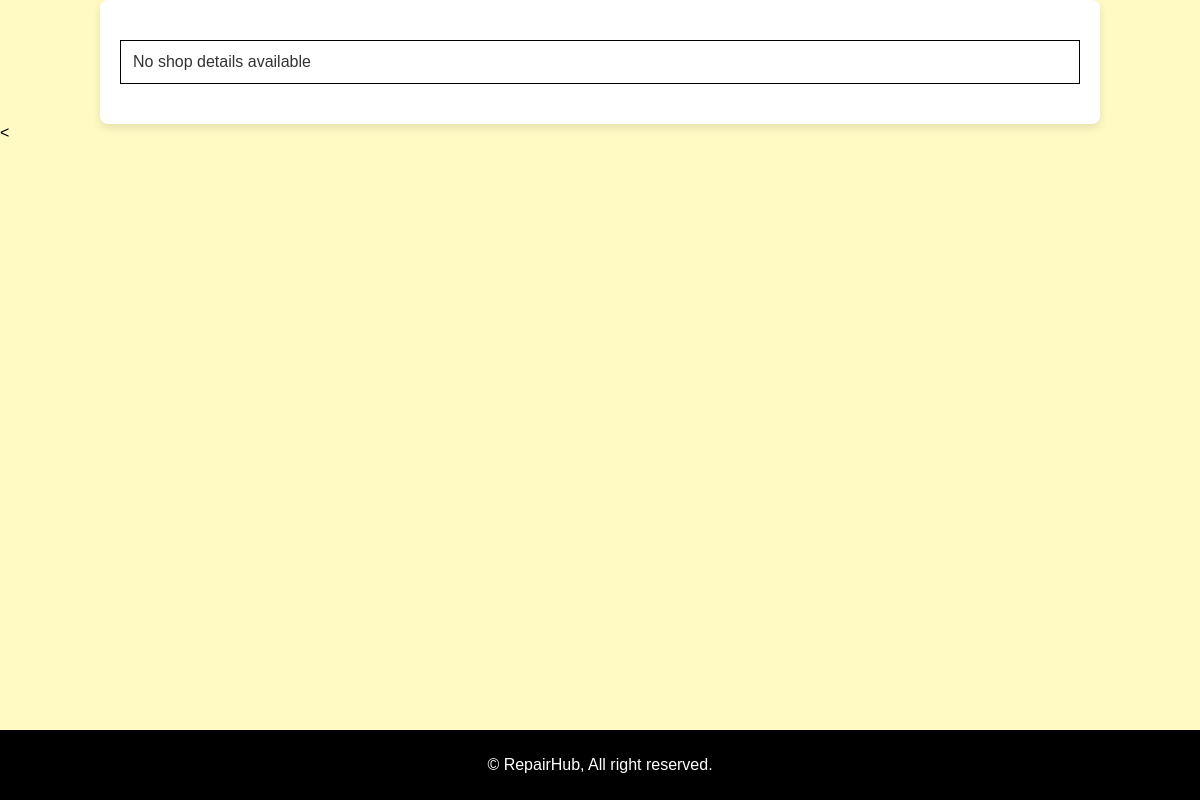
/vreq (signed in), run on an earlier commit of the app's database.
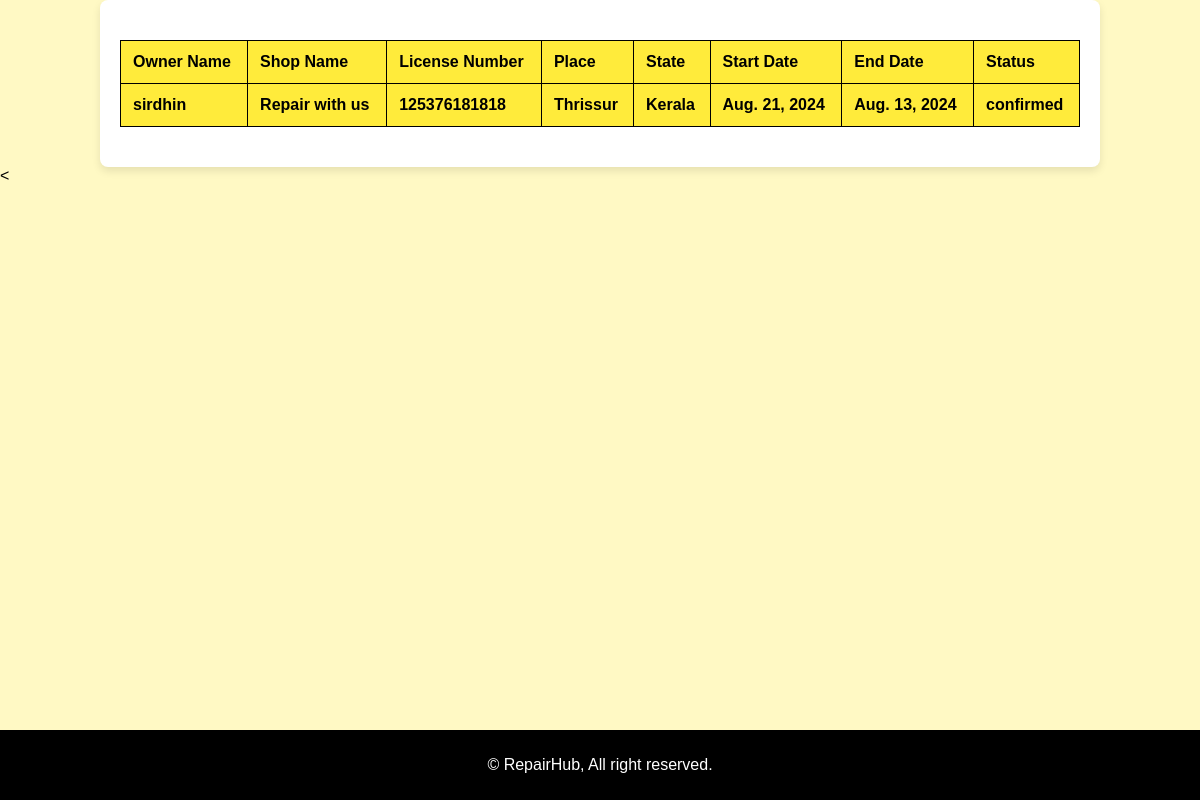
And on a later commit of the database.
### vehicle/models.py (models this page shows)
class shopdetails(models.Model):
    username = models.ForeignKey(register, on_delete=models.CASCADE)
    shopname = models.CharField(max_length=100)
    lnumber = models.CharField(max_length=20)
    place = models.CharField(max_length=50)
    istate = models.CharField(max_length=50)
    idate = models.DateField()
    edate = models.DateField()
    status = models.CharField(max_length=20)
    def __str__(self):
        return self.shopname

class register(models.Model):
    name = models.CharField(max_length=100)
    mail = models.EmailField()
    phone = models.IntegerField()
    username = models.CharField(max_length=50)
    password = models.CharField(max_length=50)
    usertype = models.CharField(max_length=20)
    def __str__(self):
        return self.name

### vehicle/views.py (the view)
# urls.py: path('vreq',views.shoprequest),
def shoprequest(request):
    if 'mid' in request.session:
        uname = request.session['mid']
        user = register.objects.get(username=uname)
        print('username',user)
        details = shopdetails.objects.filter(username=user)
        print('details',details)
        return render(request,'srequest.html',{'details':details})
    else:
        return render(request, 'login.html')

### template/srequest.html (shortened to what this page needs)
<!DOCTYPE html>
<html lang="en">
<head>
</head>
<body>
    <div class="container">
        <table>
            <thead>
                <tr>
                    {% if details %}
                    <th>Owner Name</th>
                    <th>Shop Name</th>
                    <th>License Number</th>
                    <th>Place</th>
                    <th>State</th>
                    <th>Start Date</th>
                    <th>End Date</th>
                    <th>Status</th>
                </tr>
            </thead>
            <tbody>
                {% for i in details %}
                <tr>
                    <th>{{i.username}}</th>
                    <th>{{i.shopname}}</th>
                    <th>{{i.lnumber}}</th>
                    <th>{{i.place}}</th>
                    <th>{{i.istate}}</th>
                    <th>{{i.idate}}</th>
                    <th>{{i.edate}}</th>
                    <th>{{i.status}}</th>
                </tr>
                {% endfor %}
                {% else %}
                <tr>
                    <td colspan="9" class="no-data">No shop details available</td>
                </tr>
            {% endif %}
        </table>
    </div>
    <<footer>
        <p>&copy; RepairHub, All right reserved.</p>
    </footer>
</body>
</html>

What changed in the data, as far as the page shows it:
added shopdetails: username "sirdhin", shopname "Repair with us", lnumber "125376181818", place "Thrissur", istate "Kerala", idate "Aug. 21, 2024", edate "Aug. 13, 2024", status "confirmed"
Also different on the page:
text no longer shown: "No shop details available"
text now shown: "Owner Name Shop Name License Number Place State Start Date End Date Status"
